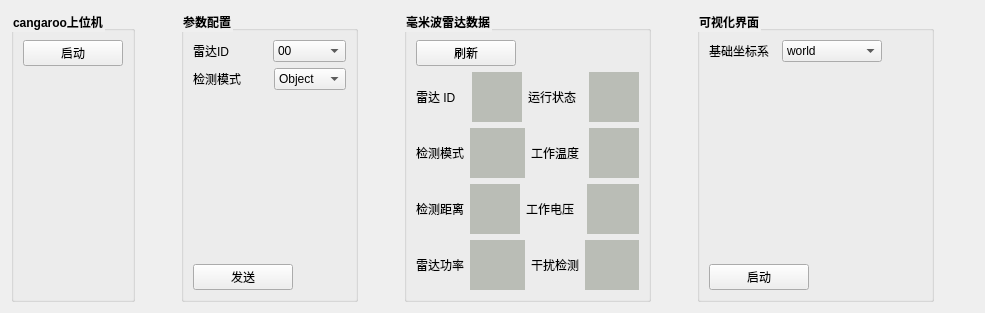
                 <widget class="QWidget" name="tab_8">
                  <attribute name="title">
                   <string/>
                  </attribute>
                  <layout class="QVBoxLayout" name="verticalLayout_57">
                   <item>
                    <layout class="QHBoxLayout" name="horizontalLayout_38">
                     <item>
                      <widget class="QGroupBox" name="groupBox_5">
                       <property name="font">
                        <font>
                         <weight>75</weight>
                         <bold>true</bold>
                        </font>
                       </property>
                       <property name="styleSheet">
                        <string notr="true">QGroupBox::title{
font-size:13px;
front-weight:bold;
}</string>
                       </property>
                       <property name="title">
                        <string>cangaroo上位机</string>
                       </property>
                       <layout class="QVBoxLayout" name="verticalLayout_18">
                        <item>
                         <widget class="QPushButton" name="pushButton_cangroo">
                          <property name="minimumSize">
                           <size>
                            <width>100</width>
                            <height>0</height>
                           </size>
                          </property>
                          <property name="maximumSize">
                           <size>
                            <width>100</width>
                            <height>16777215</height>
                           </size>
                          </property>
                          <property name="text">
                           <string>启动</string>
                          </property>
                         </widget>
                        </item>
                        <item>
                         <spacer name="verticalSpacer_29">
                          <property name="orientation">
                           <enum>Qt::Vertical</enum>
                          </property>
                          <property name="sizeHint" stdset="0">
                           <size>
                            <width>20</width>
                            <height>224</height>
                           </size>
                          </property>
                         </spacer>
                        </item>
                       </layout>
                      </widget>
                     </item>
                     <item>
                      <spacer name="horizontalSpacer_36">
                       <property name="orientation">
                        <enum>Qt::Horizontal</enum>
                       </property>
                       <property name="sizeHint" stdset="0">
                        <size>
                         <width>40</width>
                         <height>20</height>
                        </size>
                       </property>
                      </spacer>
                     </item>
                     <item>
                      <widget class="QGroupBox" name="groupBox_14">
                       <property name="font">
                        <font>
                         <weight>75</weight>
                         <bold>true</bold>
                        </font>
                       </property>
                       <property name="styleSheet">
                        <string notr="true">QGroupBox::title{
font-size:13px;
front-weight:bold;
}</string>
                       </property>
                       <property name="title">
                        <string>参数配置</string>
                       </property>
                       <layout class="QVBoxLayout" name="verticalLayout_30">
                        <item>
                         <layout class="QVBoxLayout" name="verticalLayout_29">
                          <item>
                           <layout class="QVBoxLayout" name="verticalLayout_12">
                            <item>
                             <layout class="QHBoxLayout" name="horizontalLayout_39">
                              <item>
                               <widget class="QLabel" name="label_56">
                                <property name="text">
                                 <string>雷达ID          </string>
                                </property>
                               </widget>
                              </item>
                              <item>
                               <widget class="QComboBox" name="comboBox">
                                <item>
                                 <property name="text">
                                  <string>00</string>
                                 </property>
                                </item>
                                <item>
                                 <property name="text">
                                  <string>01</string>
                                 </property>
                                </item>
                                <item>
                                 <property name="text">
                                  <string>02</string>
                                 </property>
                                </item>
                                <item>
                                 <property name="text">
                                  <string>03</string>
                                 </property>
                                </item>
                                <item>
                                 <property name="text">
                                  <string>04</string>
                                 </property>
                                </item>
                                <item>
                                 <property name="text">
                                  <string>05</string>
                                 </property>
                                </item>
                                <item>
                                 <property name="text">
                                  <string>06</string>
                                 </property>
                                </item>
                                <item>
                                 <property name="text">
                                  <string>07</string>
                                 </property>
                                </item>
                               </widget>
                              </item>
                             </layout>
                            </item>
                            <item>
                             <layout class="QHBoxLayout" name="horizontalLayout_40">
                              <item>
                               <widget class="QLabel" name="label_58">
                                <property name="text">
                                 <string>检测模式        </string>
                                </property>
                               </widget>
                              </item>
                              <item>
                               <widget class="QComboBox" name="comboBox_2">
                                <item>
                                 <property name="text">
                                  <string>Object</string>
                                 </property>
                                </item>
                                <item>
                                 <property name="text">
                                  <string>clusters</string>
                                 </property>
                                </item>
                               </widget>
                              </item>
                             </layout>
                            </item>
                           </layout>
                          </item>
                          <item>
                           <spacer name="verticalSpacer_31">
                            <property name="orientation">
                             <enum>Qt::Vertical</enum>
                            </property>
                            <property name="sizeHint" stdset="0">
                             <size>
                              <width>20</width>
                              <height>40</height>
                             </size>
                            </property>
                           </spacer>
                          </item>
                          <item>
                           <layout class="QHBoxLayout" name="horizontalLayout_54">
                            <item>
                             <widget class="QPushButton" name="pushButton_laser2_set">
                              <property name="minimumSize">
                               <size>
                                <width>100</width>
                                <height>0</height>
                               </size>
                              </property>
                              <property name="maximumSize">
                               <size>
                                <width>100</width>
                                <height>16777215</height>
                               </size>
                              </property>
                              <property name="text">
                               <string>发送</string>
                              </property>
                             </widget>
                            </item>
                            <item>
                             <spacer name="horizontalSpacer_33">
                              <property name="orientation">
                               <enum>Qt::Horizontal</enum>
                              </property>
                              <property name="sizeHint" stdset="0">
                               <size>
                                <width>40</width>
                                <height>20</height>
                               </size>
                              </property>
                             </spacer>
                            </item>
                           </layout>
                          </item>
                         </layout>
                        </item>
                       </layout>
                      </widget>
                     </item>
                     <item>
                      <spacer name="horizontalSpacer_35">
                       <property name="orientation">
                        <enum>Qt::Horizontal</enum>
                       </property>
                       <property name="sizeHint" stdset="0">
                        <size>
                         <width>40</width>
                         <height>20</height>
                        </size>
                       </property>
                      </spacer>
                     </item>
                     <item>
                      <widget class="QGroupBox" name="groupBox_15">
                       <property name="sizePolicy">
                        <sizepolicy hsizetype="Expanding" vsizetype="Preferred">
                         <horstretch>0</horstretch>
                         <verstretch>0</verstretch>
                        </sizepolicy>
                       </property>
                       <property name="font">
                        <font>
                         <weight>75</weight>
                         <bold>true</bold>
                        </font>
                       </property>
                       <property name="styleSheet">
                        <string notr="true">QGroupBox::title{
font-size:13px;
front-weight:bold;
}</string>
                       </property>
                       <property name="title">
                        <string>毫米波雷达数据</string>
                       </property>
                       <layout class="QVBoxLayout" name="verticalLayout_40">
                        <item>
                         <layout class="QHBoxLayout" name="horizontalLayout_63">
                          <item>
                           <layout class="QHBoxLayout" name="horizontalLayout_61">
                            <item>
                             <widget class="QPushButton" name="pushButton_laser2_get">
                              <property name="minimumSize">
                               <size>
                                <width>100</width>
                                <height>0</height>
                               </size>
                              </property>
                              <property name="maximumSize">
                               <size>
                                <width>100</width>
                                <height>16777215</height>
                               </size>
                              </property>
                              <property name="text">
                               <string>刷新</string>
                              </property>
                             </widget>
                            </item>
                           </layout>
                          </item>
                          <item>
                           <spacer name="horizontalSpacer_7">
                            <property name="orientation">
                             <enum>Qt::Horizontal</enum>
                            </property>
                            <property name="sizeHint" stdset="0">
                             <size>
                              <width>40</width>
                              <height>20</height>
                             </size>
                            </property>
                           </spacer>
                          </item>
                         </layout>
                        </item>
                        <item>
                         <layout class="QHBoxLayout" name="horizontalLayout_51">
                          <item>
                           <widget class="QLabel" name="label_3">
                            <property name="text">
                             <string>雷达 ID   </string>
                            </property>
                           </widget>
                          </item>
                          <item>
                           <layout class="QHBoxLayout" name="horizontalLayout_41">
                            <item>
                             <widget class="QLabel" name="label_lidar_id">
                              <property name="sizePolicy">
                               <sizepolicy hsizetype="Expanding" vsizetype="Preferred">
                                <horstretch>0</horstretch>
                                <verstretch>0</verstretch>
                               </sizepolicy>
                              </property>
                              <property name="minimumSize">
                               <size>
                                <width>50</width>
                                <height>0</height>
                               </size>
                              </property>
                              <property name="styleSheet">
                               <string notr="true">background-color: rgb(186, 189, 182);</string>
                              </property>
                              <property name="text">
                               <string/>
                              </property>
                             </widget>
                            </item>
                           </layout>
                          </item>
                          <item>
                           <layout class="QHBoxLayout" name="horizontalLayout_42">
                            <item>
                             <widget class="QLabel" name="label_76">
                              <property name="text">
                               <string>运行状态  </string>
                              </property>
                             </widget>
                            </item>
                            <item>
                             <widget class="QLabel" name="label_state">
                              <property name="sizePolicy">
                               <sizepolicy hsizetype="Expanding" vsizetype="Preferred">
                                <horstretch>0</horstretch>
                                <verstretch>0</verstretch>
                               </sizepolicy>
                              </property>
                              <property name="minimumSize">
                               <size>
                                <width>50</width>
                                <height>0</height>
                               </size>
                              </property>
                              <property name="styleSheet">
                               <string notr="true">background-color: rgb(186, 189, 182);</string>
                              </property>
                              <property name="text">
                               <string/>
                              </property>
                             </widget>
                            </item>
                           </layout>
                          </item>
                         </layout>
                        </item>
                        <item>
                         <layout class="QHBoxLayout" name="horizontalLayout_52">
                          <item>
                           <layout class="QHBoxLayout" name="horizontalLayout_43">
                            <item>
                             <widget class="QLabel" name="label_63">
                              <property name="text">
                               <string>检测模式</string>
                              </property>
                             </widget>
                            </item>
                            <item>
                             <widget class="QLabel" name="label_type">
                              <property name="sizePolicy">
                               <sizepolicy hsizetype="Expanding" vsizetype="Preferred">
                                <horstretch>0</horstretch>
                                <verstretch>0</verstretch>
                               </sizepolicy>
                              </property>
                              <property name="minimumSize">
                               <size>
                                <width>50</width>
                                <height>0</height>
                               </size>
                              </property>
                              <property name="styleSheet">
                               <string notr="true">background-color: rgb(186, 189, 182);</string>
                              </property>
                              <property name="text">
                               <string/>
                              </property>
                             </widget>
                            </item>
                           </layout>
                          </item>
                          <item>
                           <layout class="QHBoxLayout" name="horizontalLayout_50">
                            <item>
                             <widget class="QLabel" name="label_87">
                              <property name="text">
                               <string>工作温度 </string>
                              </property>
                             </widget>
                            </item>
                            <item>
                             <widget class="QLabel" name="label_tem">
                              <property name="sizePolicy">
                               <sizepolicy hsizetype="Expanding" vsizetype="Preferred">
                                <horstretch>0</horstretch>
                                <verstretch>0</verstretch>
                               </sizepolicy>
                              </property>
                              <property name="minimumSize">
                               <size>
                                <width>50</width>
                                <height>0</height>
                               </size>
                              </property>
                              <property name="styleSheet">
                               <string notr="true">background-color: rgb(186, 189, 182);</string>
                              </property>
                              <property name="text">
                               <string/>
                              </property>
                             </widget>
                            </item>
                           </layout>
                          </item>
                         </layout>
                        </item>
                        <item>
                         <layout class="QHBoxLayout" name="horizontalLayout_53">
                          <item>
                           <layout class="QHBoxLayout" name="horizontalLayout_44">
                            <item>
                             <widget class="QLabel" name="label_64">
                              <property name="text">
                               <string>检测距离</string>
                              </property>
                             </widget>
                            </item>
                            <item>
                             <widget class="QLabel" name="label_dis">
                              <property name="minimumSize">
                               <size>
                                <width>50</width>
                                <height>0</height>
                               </size>
                              </property>
                              <property name="styleSheet">
                               <string notr="true">background-color: rgb(186, 189, 182);</string>
                              </property>
                              <property name="text">
                               <string/>
                              </property>
                             </widget>
                            </item>
                           </layout>
                          </item>
                          <item>
                           <layout class="QHBoxLayout" name="horizontalLayout_49">
                            <item>
                             <widget class="QLabel" name="label_78">
                              <property name="text">
                               <string>工作电压  </string>
                              </property>
                             </widget>
                            </item>
                            <item>
                             <widget class="QLabel" name="label_vol">
                              <property name="sizePolicy">
                               <sizepolicy hsizetype="Expanding" vsizetype="Preferred">
                                <horstretch>0</horstretch>
                                <verstretch>0</verstretch>
                               </sizepolicy>
                              </property>
                              <property name="minimumSize">
                               <size>
                                <width>50</width>
                                <height>0</height>
                               </size>
                              </property>
                              <property name="styleSheet">
                               <string notr="true">background-color: rgb(186, 189, 182);</string>
                              </property>
                              <property name="text">
                               <string/>
                              </property>
                             </widget>
                            </item>
                           </layout>
                          </item>
                         </layout>
                        </item>
                        <item>
                         <layout class="QHBoxLayout" name="horizontalLayout_62">
                          <item>
                           <layout class="QHBoxLayout" name="horizontalLayout_47">
                            <item>
                             <widget class="QLabel" name="label_72">
                              <property name="text">
                               <string>雷达功率</string>
                              </property>
                             </widget>
                            </item>
                            <item>
                             <widget class="QLabel" name="label_pow">
                              <property name="sizePolicy">
                               <sizepolicy hsizetype="Expanding" vsizetype="Preferred">
                                <horstretch>0</horstretch>
                                <verstretch>0</verstretch>
                               </sizepolicy>
                              </property>
                              <property name="minimumSize">
                               <size>
                                <width>50</width>
                                <height>0</height>
                               </size>
                              </property>
                              <property name="styleSheet">
                               <string notr="true">background-color: rgb(186, 189, 182);</string>
                              </property>
                              <property name="text">
                               <string/>
                              </property>
                             </widget>
                            </item>
                           </layout>
                          </item>
                          <item>
                           <layout class="QHBoxLayout" name="horizontalLayout_48">
                            <item>
                             <widget class="QLabel" name="label_74">
                              <property name="text">
                               <string>干扰检测</string>
                              </property>
                             </widget>
                            </item>
                            <item>
                             <widget class="QLabel" name="label_inter">
                              <property name="sizePolicy">
                               <sizepolicy hsizetype="Expanding" vsizetype="Preferred">
                                <horstretch>0</horstretch>
                                <verstretch>0</verstretch>
                               </sizepolicy>
                              </property>
                              <property name="minimumSize">
                               <size>
                                <width>50</width>
                                <height>0</height>
                               </size>
                              </property>
                              <property name="styleSheet">
                               <string notr="true">background-color: rgb(186, 189, 182);</string>
                              </property>
                              <property name="text">
                               <string/>
                              </property>
                             </widget>
                            </item>
                           </layout>
                          </item>
                         </layout>
                        </item>
                       </layout>
                      </widget>
                     </item>
                     <item>
                      <spacer name="horizontalSpacer_34">
                       <property name="orientation">
                        <enum>Qt::Horizontal</enum>
                       </property>
                       <property name="sizeHint" stdset="0">
                        <size>
                         <width>40</width>
                         <height>20</height>
                        </size>
                       </property>
                      </spacer>
                     </item>
                     <item>
                      <widget class="QGroupBox" name="groupBox_9">
                       <property name="sizePolicy">
                        <sizepolicy hsizetype="Expanding" vsizetype="Preferred">
                         <horstretch>200</horstretch>
                         <verstretch>0</verstretch>
                        </sizepolicy>
                       </property>
                       <property name="maximumSize">
                        <size>
                         <width>300</width>
                         <height>16777215</height>
                        </size>
                       </property>
                       <property name="font">
                        <font>
                         <weight>75</weight>
                         <bold>true</bold>
                        </font>
                       </property>
                       <property name="styleSheet">
                        <string notr="true">QGroupBox::title{
font-size:13px;
front-weight:bold;
}</string>
                       </property>
                       <property name="title">
                        <string>可视化界面</string>
                       </property>
                       <layout class="QVBoxLayout" name="verticalLayout_14">
                        <item>
                         <layout class="QHBoxLayout" name="horizontalLayout_65">
                          <item>
                           <widget class="QLabel" name="label_94">
                            <property name="text">
                             <string>基础坐标系  </string>
                            </property>
                           </widget>
                          </item>
                          <item>
                           <widget class="QComboBox" name="comboBox_3">
                            <property name="sizePolicy">
                             <sizepolicy hsizetype="Expanding" vsizetype="Fixed">
                              <horstretch>0</horstretch>
                              <verstretch>0</verstretch>
                             </sizepolicy>
                            </property>
                            <property name="minimumSize">
                             <size>
                              <width>100</width>
                              <height>0</height>
                             </size>
                            </property>
                            <property name="maximumSize">
                             <size>
                              <width>100</width>
                              <height>16777215</height>
                             </size>
                            </property>
                            <item>
                             <property name="text">
                              <string>world</string>
                             </property>
                            </item>
                            <item>
                             <property name="text">
                              <string>odom</string>
                             </property>
                            </item>
                            <item>
                             <property name="text">
                              <string>radar</string>
                             </property>
                            </item>
                           </widget>
                          </item>
                          <item>
                           <spacer name="horizontalSpacer_80">
                            <property name="orientation">
                             <enum>Qt::Horizontal</enum>
                            </property>
                            <property name="sizeHint" stdset="0">
                             <size>
                              <width>40</width>
                              <height>20</height>
                             </size>
                            </property>
                           </spacer>
                          </item>
                         </layout>
                        </item>
                        <item>
                         <spacer name="verticalSpacer_21">
                          <property name="orientation">
                           <enum>Qt::Vertical</enum>
                          </property>
                          <property name="sizeHint" stdset="0">
                           <size>
                            <width>20</width>
                            <height>40</height>
                           </size>
                          </property>
                         </spacer>
                        </item>
                        <item>
                         <layout class="QHBoxLayout" name="horizontalLayout_9">
                          <item>
                           <widget class="QPushButton" name="pushButton_laser2_set_2">
                            <property name="sizePolicy">
                             <sizepolicy hsizetype="Expanding" vsizetype="Fixed">
                              <horstretch>0</horstretch>
                              <verstretch>0</verstretch>
                             </sizepolicy>
                            </property>
                            <property name="minimumSize">
                             <size>
                              <width>100</width>
                              <height>0</height>
                             </size>
                            </property>
                            <property name="maximumSize">
                             <size>
                              <width>100</width>
                              <height>16777215</height>
                             </size>
                            </property>
                            <property name="text">
                             <string>启动</string>
                            </property>
                           </widget>
                          </item>
                          <item>
                           <spacer name="horizontalSpacer_8">
                            <property name="orientation">
                             <enum>Qt::Horizontal</enum>
                            </property>
                            <property name="sizeHint" stdset="0">
                             <size>
                              <width>40</width>
                              <height>20</height>
                             </size>
                            </property>
                           </spacer>
                          </item>
                         </layout>
                        </item>
                       </layout>
                      </widget>
                     </item>
                     <item>
                      <spacer name="horizontalSpacer_37">
                       <property name="orientation">
                        <enum>Qt::Horizontal</enum>
                       </property>
                       <property name="sizeHint" stdset="0">
                        <size>
                         <width>40</width>
                         <height>20</height>
                        </size>
                       </property>
                      </spacer>
                     </item>
                    </layout>
                   </item>
                  </layout>
                 </widget>
